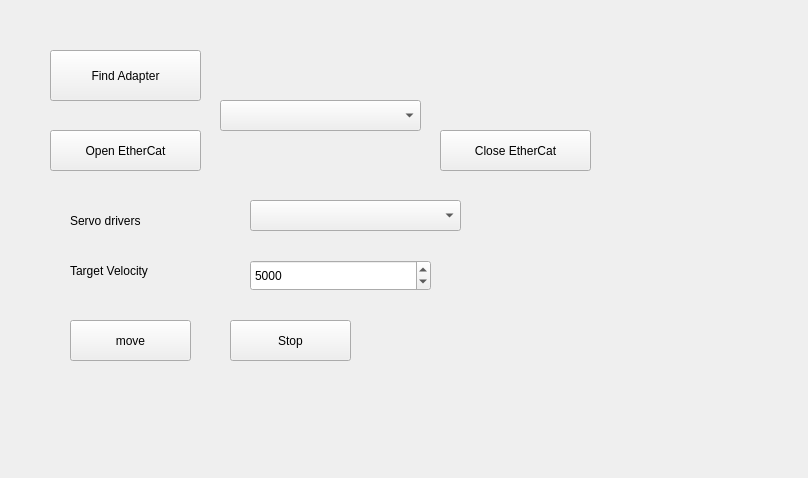
<?xml version="1.0" encoding="UTF-8"?>
<ui version="4.0">
 <class>Widget</class>
 <widget class="QWidget" name="Widget">
  <property name="geometry">
   <rect>
    <x>0</x>
    <y>0</y>
    <width>808</width>
    <height>478</height>
   </rect>
  </property>
  <property name="windowTitle">
   <string>Widget</string>
  </property>
  <widget class="QPushButton" name="FindAdapter">
   <property name="geometry">
    <rect>
     <x>50</x>
     <y>50</y>
     <width>151</width>
     <height>51</height>
    </rect>
   </property>
   <property name="text">
    <string>Find Adapter</string>
   </property>
  </widget>
  <widget class="QComboBox" name="Combo_Adapter">
   <property name="geometry">
    <rect>
     <x>220</x>
     <y>100</y>
     <width>201</width>
     <height>31</height>
    </rect>
   </property>
  </widget>
  <widget class="QPushButton" name="pushButton_open">
   <property name="geometry">
    <rect>
     <x>50</x>
     <y>130</y>
     <width>151</width>
     <height>41</height>
    </rect>
   </property>
   <property name="text">
    <string>Open EtherCat</string>
   </property>
  </widget>
  <widget class="QComboBox" name="Combo_Slaves">
   <property name="geometry">
    <rect>
     <x>250</x>
     <y>200</y>
     <width>211</width>
     <height>31</height>
    </rect>
   </property>
  </widget>
  <widget class="QLabel" name="label">
   <property name="geometry">
    <rect>
     <x>70</x>
     <y>210</y>
     <width>141</width>
     <height>21</height>
    </rect>
   </property>
   <property name="text">
    <string>Servo drivers</string>
   </property>
  </widget>
  <widget class="QPushButton" name="pushButton_move">
   <property name="geometry">
    <rect>
     <x>70</x>
     <y>320</y>
     <width>121</width>
     <height>41</height>
    </rect>
   </property>
   <property name="text">
    <string>move</string>
   </property>
  </widget>
  <widget class="QPushButton" name="pushButton_Close">
   <property name="geometry">
    <rect>
     <x>440</x>
     <y>130</y>
     <width>151</width>
     <height>41</height>
    </rect>
   </property>
   <property name="text">
    <string>Close EtherCat</string>
   </property>
  </widget>
  <widget class="QSpinBox" name="spinBox_TargetVelocity">
   <property name="geometry">
    <rect>
     <x>250</x>
     <y>260</y>
     <width>181</width>
     <height>31</height>
    </rect>
   </property>
   <property name="maximum">
    <number>100000</number>
   </property>
   <property name="value">
    <number>5000</number>
   </property>
  </widget>
  <widget class="QLabel" name="label_2">
   <property name="geometry">
    <rect>
     <x>70</x>
     <y>260</y>
     <width>141</width>
     <height>21</height>
    </rect>
   </property>
   <property name="text">
    <string>Target Velocity</string>
   </property>
  </widget>
  <widget class="QPushButton" name="pushButton_Stop">
   <property name="geometry">
    <rect>
     <x>230</x>
     <y>320</y>
     <width>121</width>
     <height>41</height>
    </rect>
   </property>
   <property name="text">
    <string>Stop</string>
   </property>
  </widget>
 </widget>
 <resources/>
 <connections/>
</ui>
